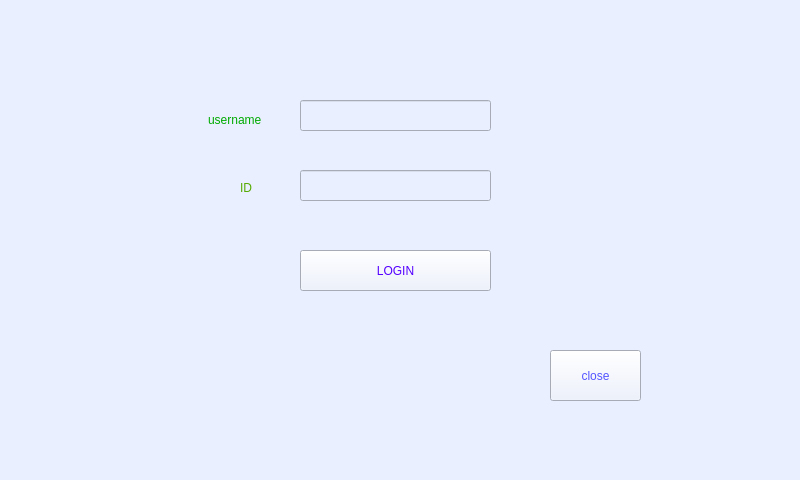
<?xml version="1.0" encoding="UTF-8"?>
<ui version="4.0">
 <class>identify_finger_window</class>
 <widget class="QWidget" name="identify_finger_window">
  <property name="geometry">
   <rect>
    <x>0</x>
    <y>0</y>
    <width>800</width>
    <height>480</height>
   </rect>
  </property>
  <property name="tabletTracking">
   <bool>false</bool>
  </property>
  <property name="windowTitle">
   <string>Form</string>
  </property>
  <property name="styleSheet">
   <string notr="true">background-color: rgb(233, 239, 255);
selection-background-color: rgb(85, 255, 255);</string>
  </property>
  <widget class="QPushButton" name="pushButton">
   <property name="geometry">
    <rect>
     <x>550</x>
     <y>350</y>
     <width>91</width>
     <height>51</height>
    </rect>
   </property>
   <property name="styleSheet">
    <string notr="true">color: rgb(85, 85, 255);</string>
   </property>
   <property name="text">
    <string>close</string>
   </property>
  </widget>
  <widget class="QLineEdit" name="lineEdit">
   <property name="geometry">
    <rect>
     <x>300</x>
     <y>100</y>
     <width>191</width>
     <height>31</height>
    </rect>
   </property>
  </widget>
  <widget class="QLineEdit" name="lineEdit_2">
   <property name="geometry">
    <rect>
     <x>300</x>
     <y>170</y>
     <width>191</width>
     <height>31</height>
    </rect>
   </property>
  </widget>
  <widget class="QLabel" name="label">
   <property name="geometry">
    <rect>
     <x>208</x>
     <y>110</y>
     <width>61</width>
     <height>20</height>
    </rect>
   </property>
   <property name="styleSheet">
    <string notr="true">color: rgb(0, 170, 0);</string>
   </property>
   <property name="text">
    <string>username</string>
   </property>
  </widget>
  <widget class="QLabel" name="label_2">
   <property name="geometry">
    <rect>
     <x>240</x>
     <y>180</y>
     <width>31</width>
     <height>16</height>
    </rect>
   </property>
   <property name="styleSheet">
    <string notr="true">color: rgb(85, 170, 0);</string>
   </property>
   <property name="text">
    <string>ID</string>
   </property>
  </widget>
  <widget class="QPushButton" name="pushButton_2">
   <property name="geometry">
    <rect>
     <x>300</x>
     <y>250</y>
     <width>191</width>
     <height>41</height>
    </rect>
   </property>
   <property name="styleSheet">
    <string notr="true">color: rgb(85, 0, 255);</string>
   </property>
   <property name="text">
    <string>LOGIN</string>
   </property>
  </widget>
  <widget class="QLabel" name="label_3">
   <property name="geometry">
    <rect>
     <x>130</x>
     <y>330</y>
     <width>271</width>
     <height>31</height>
    </rect>
   </property>
   <property name="text">
    <string/>
   </property>
  </widget>
 </widget>
 <tabstops>
  <tabstop>pushButton</tabstop>
 </tabstops>
 <resources/>
 <connections/>
</ui>
